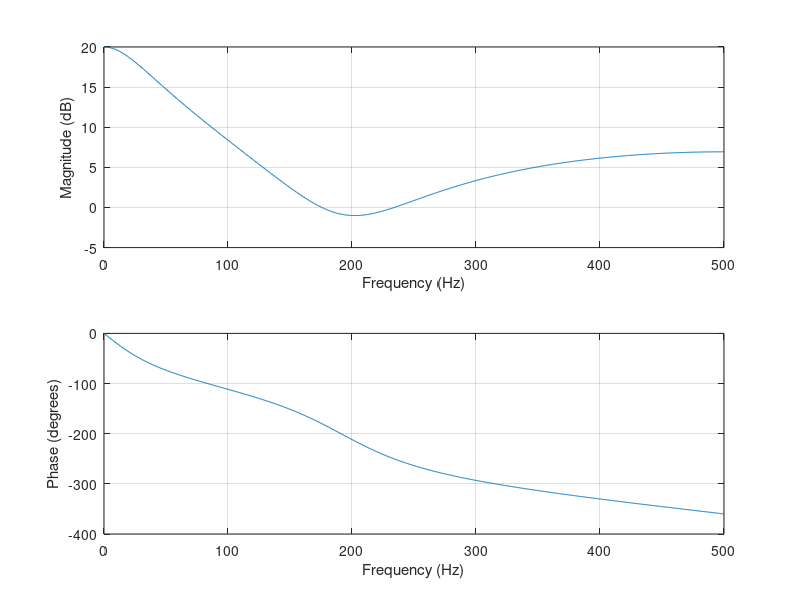

The MATLAB source for this figure:
%x(n) --->h(n)--->y(n)
%il problema si presenta se h(n) ha durata infinita.
%Ma a partire dall'H(z) posso scrivere solo i coefficienti della 
%trasformata Z. Non scrivo piu` h=[1/2 1/4 1/8 ... inf]
% %Quindi descrivo h(n) infinita con pochissimi dati della trasformata Z.
%           1                                  [1 ]    =B
% H(Z) = -------- e questi sono due vettori ----------    
%         1 - 2Z                              [1,1/2]  =A
%se A=1 il sistema e` FIR, non ha poli. E` sempre diverso da zero.

x=[zeros(1,100) 1 zeros(1,100)]; %una delta isolata da un po' di zeri
%B = [1 2 3 2 1];
%A = [1];                         %dovrebbe essere un sistema FIR

B = [1, -1, 2];                          %questo produce un
A = [1, -0.8];                     %segnale esponenziale decrescente %del tipo: y(n)=0.8 y(n-1)+x(n) con la
                                  %condizione y(0)=1
                                  %Dove ha il polo? Y(Z) = 0.8 Y(Z)z^-1
                                  %+X(z) --> ricavo Y(z) divido per X(z) e
                                  %ho la risposta H(Z) ... e ho facile
                                  %calcolare il polo. In questo caso, polo
                                  %in z=0.8


y=filter(B,A,x);                 %filter

%A=[1];            %questo sistema fa la media mobile di 100 valori
%B=ones(1,100);    %ma in frequenza? 99 zeri sulla circonferenza e 1 in zero
                  %quello che e` intuibile in un dominio, non e` banale
                  %sapere quello che succede nell'altro dominio. E` chiaro
                  %cosa stia succedendo nel tempo, ma molto meno chiaro in
                  %frequenza. 

%dati i vettori A e B che definiscono il mio sistema, posso chiedere varie
%cose:
%impz(B,A,50) %resituisce la risposta di un sistema
zplane(B,A);  %trova i poli del sistema


%se il sistema e` stabile posso calcolare la risposta in frequenza.
freqz(B,A,1000,1000) 





%stem(y)
